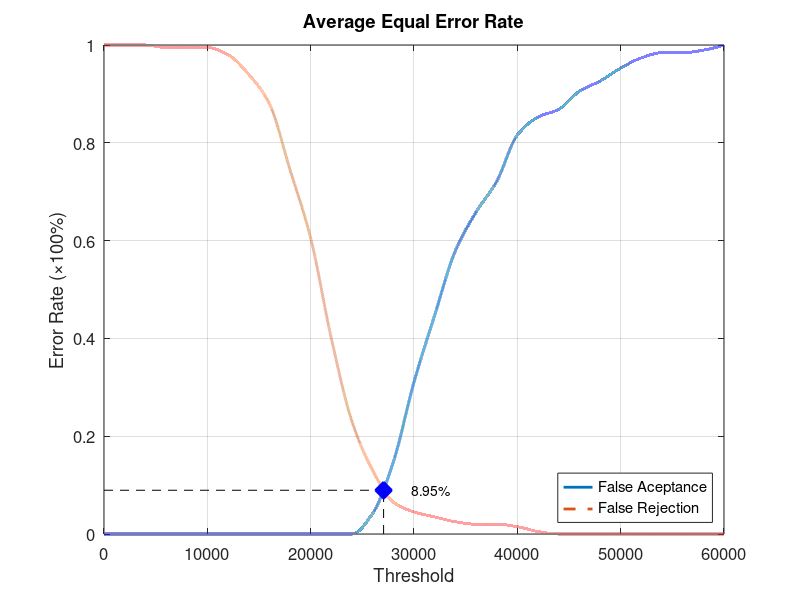
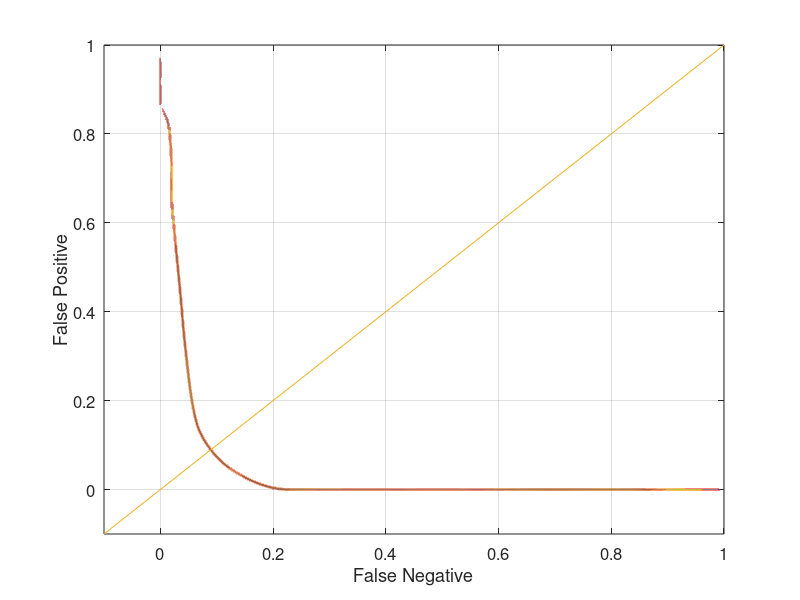

These figures' MATLAB source, in order:
function yEER = Database4_2
close all;
clear;
clc;
x = 0:2000:60000;
xq = 0:0.5:60000;

y0 = [0 0 0 0 0 0 0 0 0 0 0 0 0 0.0421053 0.147368 0.310526 0.447368 0.578947 0.657895 0.721053 0.815789 0.852632 0.868421 0.905263 0.926316 0.952632 0.973684 0.984211 0.984211 0.989474 1];
yy0 = interp1(x, y0, xq, 'pchip');
y1 = [1 1 1 0.995 0.995 0.995 0.98 0.94 0.88 0.745 0.605 0.4 0.23 0.13 0.065 0.045 0.035 0.025 0.02 0.02 0.015 0.005 0 0 0 0 0 0 0 0 0];
yy1 = interp1(x, y1, xq, 'pchip');

% Calculating EER: 
y2 = abs(y0 - y1);
find(y2 == min(y2))
yy2 = abs(yy0 - yy1);
xEER = find(yy2 == min(yy2));
xEERIndex = xq(xEER) % X-axis EER
yEER = yy0(xEER) % Y-axis EER

main = figure
plot(xq, yy0,'-','LineWidth', 2);	hold on
plot(xq, yy1,'--','LineWidth', 2);	hold on
plot([xEERIndex xEERIndex], [0 yEER], 'k--');	hold on
plot([0 xEERIndex], [yEER yEER], 'k--');	hold on
plot(xEERIndex, yEER, 'bx', 'LineWidth', 10);	hold on
text(xEERIndex + 10 * xEERIndex / 100, yEER, [num2str(round((10000 * yEER)) / 100) '%'])
legend('False Aceptance', 'False Rejection', 'Location', 'SouthEast')
xlabel('Threshold')
ylabel('Error Rate (\times100%)')
title('Average Equal Error Rate')
set(gca, 'FontSize', 12)
axis([0 60000 0 1])
grid on

print(main, 'Database4_2Main', '-dpng');
FNRxFPR = figure('Color', [1 1 1]);
plot(yy1, yy0, '-', yy1, yy0, 'LineWidth', 2);
hold on
y = -0.1:0.1:1
plot(y, y); 
set(gca, 'FontSize', 12)
xlabel('False Negative')
ylabel('False Positive')
axis([-0.1 1 -0.1 1])
set(gca, 'FontSize', 12)
grid on

print(FNRxFPR, 'Database4_2FNRxFPR','-dpng');
end
